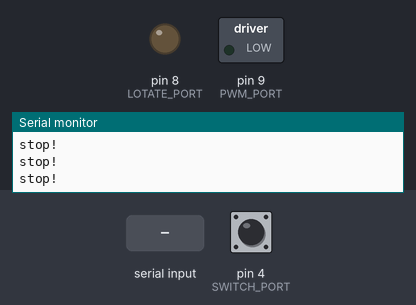
Bench run of a sketch on a simulated Arduino Uno, built with avr-gcc and run on an emulated ATmega328P. Shown: switched loads named in the sketch (green lamp = pin HIGH), output pins drawn as LEDs (lit = HIGH), the last lines printed to the serial monitor. Inputs (shaded band) come from the test bench; at power-on: pin 4 (SWITCH_PORT) HIGH.

Above: at 1.2 s.
1.3 s: "a" received over Serial
At 2.0 s:
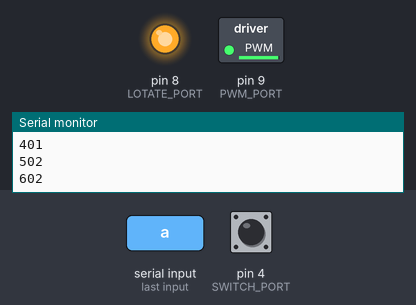
2.9 s: "b" received over Serial
At 3.2 s:
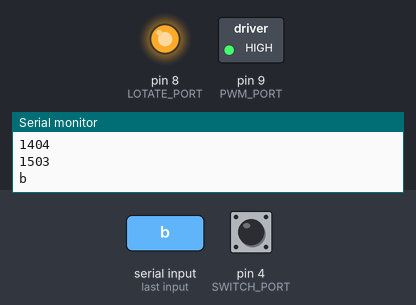
4.4 s: "c" received over Serial
At 5.6 s:
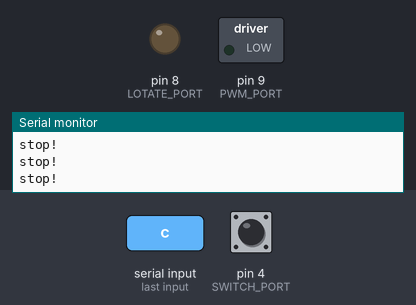
Timing chart, 0 to 7.4 s (numbered marks = the images above; inputs shaded):
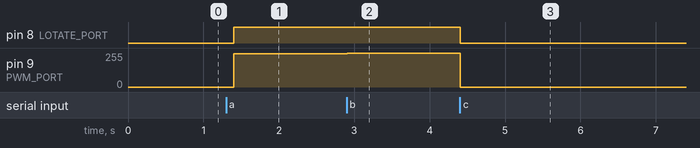

The sketch:

wani_deathrole.ino
```cpp
#define WAIT 1
#define ROTATE 2
#define POST_STOP 3
#define STOP 9

#define LOTATE_PORT 8
#define PWM_PORT 9
#define SWITCH_PORT 4

int val1 = 0, pre1 = 0, diff1 = 0, pdiff1 = 0;
int val2 = 0, pre2 = 0, diff2 = 0, pdiff2 = 0;
int switch1 = 0, pre_switch1 = 0;
boolean is_start = false;
int threshold = 800;
int gyaku_start = 0, jun_start = 0;
unsigned long start_time = 0;
int mode = STOP;

char str;


void setup() {

  pinMode(LOTATE_PORT, OUTPUT);
  pinMode(SWITCH_PORT, INPUT_PULLUP);
  Serial.begin(9600);

}

void loop() {

  if (Serial.available() > 0) {
    //データの読み込み
    //str = Serial.readStringUntil('\r');
    str = Serial.read();
    Serial.println(str);
    if (str == 'a') {
      mode = WAIT;
      start_time = millis();
    } else if (str == 'b') {
      mode = POST_STOP;
    } else if (str == 'c') {
      mode = STOP;
    }
  }

  if (mode == WAIT) {
    is_start = isStart();
    Serial.println(is_start);
    if (is_start) {
      mode = ROTATE;
      start_time = millis();
      Serial.println("Start to rotate.");
    }
  } else if (mode == ROTATE) {
    // モータ駆動
    driveMotor(true);
    Serial.println(millis() - start_time);

    if (millis() - start_time > 10000) {
      Serial.println("auto stop.");
      mode = STOP;
    }
  } else if (mode == POST_STOP) {
    // モータ駆動
    driveMotor(false);

  } else {
    stopMotor();
    Serial.println("stop!");
  }

  delay(100);

}

void stopMotor()
{
  digitalWrite(LOTATE_PORT, LOW);
  analogWrite(PWM_PORT, 0);
}

void driveMotor(boolean flag)
{
  digitalWrite(LOTATE_PORT, HIGH);
  if (flag == true) {
    analogWrite(PWM_PORT, 250);
  }
  else {
    analogWrite(PWM_PORT, -250);
  }
}

boolean isStart()
{
  boolean dst = false;

  switch1 = digitalRead(SWITCH_PORT);
  if (pre_switch1 == 0 && switch1 == 1) {
    dst = true;
  }
  pre_switch1 = switch1;

  return dst;
}
```

Measured:
- after the input at 1.3 s, pin 8 (LOTATE_PORT): LOW → HIGH after 0.10 s; pin 9 (PWM_PORT): 0/255 → 250/255 after 0.10 s
- after the input at 2.9 s, pin 9 (PWM_PORT): 250/255 → 255/255 at once
- after the input at 4.4 s, pin 8 (LOTATE_PORT): HIGH → LOW at once; pin 9 (PWM_PORT): 255/255 → 0/255 at once
